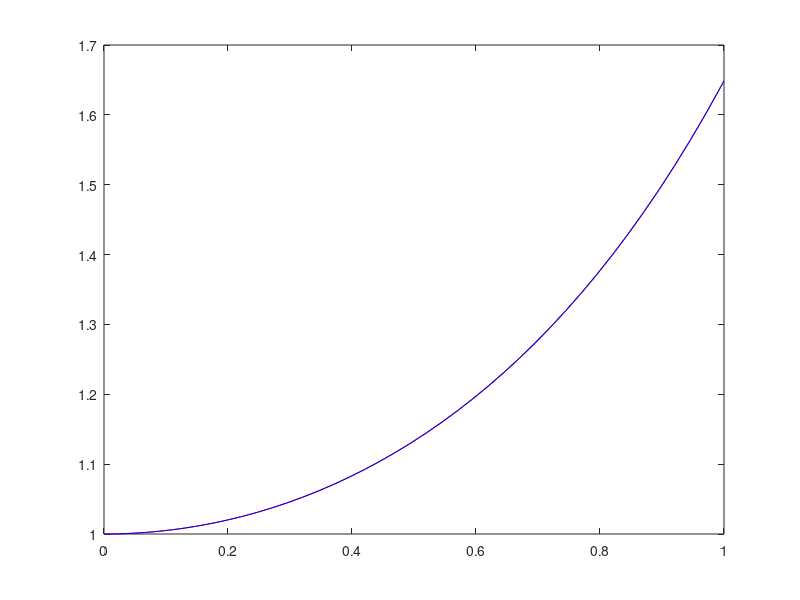

Here is the MATLAB script that generated this plot:
%% Comandos ODE
%
% -- si fy(x,y) es muy grande usar ode15s


% Resolviendo aproximandamente el PVI y' = ty ; y(0)
f = @(t,y) t*y;
[tn,yn] = ode45(f,[0,1],1);
plot(tn,yn,'r',tn,exp(tn.^2/2),'b');
[yn exp(tn.^2/2)]

